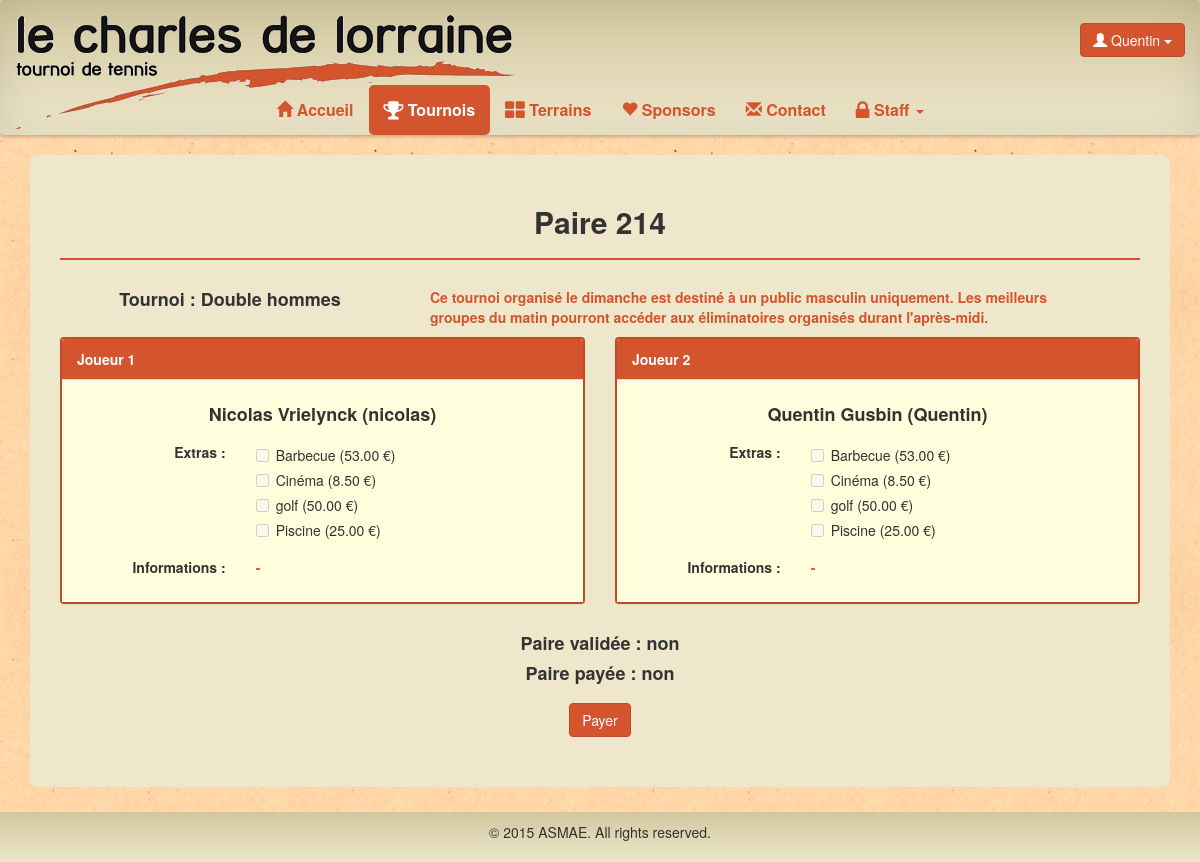
/tennis/tournoi/pair/214 (signed in), run on the app's committed database.
### tennis/models.py (models this page shows, shortened)
class Pair(models.Model):
	id = models.AutoField(primary_key=True, verbose_name="ID")
	tournoi = models.ForeignKey(Tournoi)
	user1 = models.ForeignKey(User, related_name='user1', verbose_name = "Utilisateur 1")
	user2 = models.ForeignKey(User, related_name='user2', verbose_name = "Utilisateur 2")
	extra1 = models.ManyToManyField(Extra, related_name='extra1')
	extra2 = models.ManyToManyField(Extra, related_name='extra2')
	comment1 = models.TextField(null=True, blank=True)
	comment2 = models.TextField(null=True, blank=True)
	confirm = models.BooleanField(default=False, verbose_name = "Confirmation")
	valid = models.BooleanField(default=False, verbose_name = "Validation")
	pay = models.BooleanField(default=False, verbose_name="Paiement")
	gagnant = models.BooleanField(default=False)
	finaliste = models.BooleanField(default=False)
	class Meta:
		verbose_name = 'Paire'
		permissions = (
			("Pair", "Manage Pair"),
        )

class Tournoi(models.Model):
	nom = models.CharField(max_length=50,primary_key=True)
	description = models.TextField(null=True)
	jour = models.CharField(max_length=50)
	status = models.ForeignKey(TournoiStatus,null=True,blank=True)
	arbre = models.ForeignKey(Arbre, null=True, blank=True)
	class Meta:
		verbose_name = 'Tournoi'
		permissions = (
			("TournoiDesFamilles", "Manage tournoi des familles"),
			("DoubleHommes", "Manage double hommes"),
			("DoubleFemmes", "Manage double femmes"),
			("DoubleMixte", "Manage double mixte"),
		)

class Participant(models.Model):
	user = models.OneToOneField(User,null=True)
	titre = models.CharField(max_length=5)
	nom = models.CharField(max_length=30)
	prenom = models.CharField(max_length=30, verbose_name="Prénom")
	rue = models.CharField(max_length=100)
	numero = models.CharField(max_length=10, verbose_name="Numéro")
	boite = models.CharField(max_length=10,null=True, blank=True)
	codepostal = models.CharField(max_length=10, verbose_name="Code postal")
	localite = models.CharField(max_length=30, verbose_name="Localité")
	telephone = models.CharField(max_length=30,null=True, blank=True, verbose_name="Téléphone")
	fax = models.CharField(max_length=30,null=True, blank=True)
	gsm = models.CharField(max_length=30,null=True)
	datenaissance = models.DateTimeField(null=True, verbose_name="Date de naissance")
	classement = models.CharField(max_length=10,null=True, blank=True)
	oldparticipant = models.BooleanField(default=False)
	isGroupLeader = models.BooleanField(default=False)
	isAccountActivated = models.BooleanField(default=True)
	class Meta:
		verbose_name = "Participant"
		permissions = (
			("User", "Manage User"),
			("Droit","Donner droit"),
		)

class Extra(models.Model):
	id = models.AutoField(primary_key=True)
	nom = models.CharField(max_length=30)
	prix = models.DecimalField(max_digits=11,decimal_places=2)
	commentaires = models.TextField(null=True)
	class Meta:
		verbose_name = "Extra"
		permissions = (
			("Extra", "Manage Extra"),
		)

### tennis/views.py (the view)
# urls.py: url(r'^tournoi/pair/(\d+)$','viewPair'),
def viewPair(request,id):
	pair = Pair.objects.filter(id=id)
	if len(pair) <1:
		return redirect(reverse(tournoi))
	pair = Pair.objects.filter(id=id)[0]
	if pair.user1 != request.user and pair.user2 != request.user:
		return redirect(reverse(tournoi))
	if request.user.is_authenticated():
		Ex = Extra.objects.all()
		extra1 = pair.extra1.all()
		extranot1 = list()
		for elem in Ex:
			contained = False
			for el in extra1:
				if elem.id == el.id:
					contained = True
			if contained == False:
				extranot1.append(Extra.objects.filter(id=elem.id)[0])
		extra2 = pair.extra2.all()
		extranot2 = list()
		for elem in Ex:
			contained = False
			for el in extra2:
				if elem.id == el.id:
					contained = True
			if contained == False:
				extranot2.append(Extra.objects.filter(id=elem.id)[0])
		return render(request,'tennis/viewPair.html',locals())
	return redirect(reverse(home))

### tennis/templates/tennis/viewPair.html (shortened to what this page needs)
{% extends "tennis/tournoi.html" %}
{% block body %}
<div class="container">
	<div class="content-box">
		<h2 class="center">Paire {{ pair.id }}</h2>
		<hr class="line">
		<div class="row">
			<div class="col-sm-4 col-sm-offset-0">
				<h4 class="center">Tournoi : {{ pair.tournoi.nom }}</h4>
			</div>
			<div class="col-sm-7">
				<p class="info">{{ pair.tournoi.description }}</p>
			</div>
		</div>
		<div class="row">
			<div class="col-lg-6">
				<div class="panel panel-default">
					<div class="panel-heading">Joueur 1</div>
					<div class="panel-body">
						<h4 class="center">{{ pair.user1.participant.prenom }} {{ pair.user1.participant.nom }} ({{ pair.user1.username }})</h4>
						<div class="form-group">
					      <label class="info control-label col-sm-4" for="username">Extras : </label>
					      <div class="col-sm-8">
						{% for extra in extranot1 %}
					      	<div class="checkbox">
						      <label><input type="checkbox" value="{{ extra.id }}" disabled>{{ extra.nom }} ({{ extra.prix }} €)</label>
						    </div>
						    {% endfor %}
					      </div>
					    </div>
						<div class="form-group">
					      <label class="info control-label col-sm-4" for="username">Informations : </label>
					      <div class="col-sm-8">
					      	<p class="info">{% if pair.comment1 %}{{ pair.comment1 }}{% else %} - {% endif %}</p>
					      </div>
					    </div>
					</div>
				</div>
			</div>
			<div class="col-lg-6">
				<div class="panel panel-default">
					<div class="panel-heading">Joueur 2</div>
					<div class="panel-body">
						<h4 class="center">{{ pair.user2.participant.prenom }} {{ pair.user2.participant.nom }} ({{ pair.user2.username }})</h4>
						<div class="form-group">
					      <label class="info control-label col-sm-4" for="username">Extras : </label>
					      <div class="col-sm-8">
						{% for extra in extranot2 %}
					      	<div class="checkbox">
						      <label><input type="checkbox" value="{{ extra.id }}" disabled>{{ extra.nom }} ({{ extra.prix }} €)</label>
						    </div>
						    {% endfor %}
					      </div>
					    </div>
						<div class="form-group">
					      <label class="info control-label col-sm-4" for="username">Informations : </label>
					      <div class="col-sm-8">
					      	<p class="info">{% if pair.comment2 %}{{ pair.comment2 }}{% else %} - {% endif %}</p>
					      </div>
					    </div>
					</div>
				</div>
			</div>
		</div>
		<h4 class="center">Paire validée : {% if pair.valid %}oui{% else %}non{% endif %}</h4>
		<h4 class="center">Paire payée : {% if pair.pay %}oui{% else %}non{% endif %}</h4>
		<button class="btn btn-default center-block" onClick="location.href='{% url "tennis.views.payPair" pair.id %}';" style="margin-top:20px;">Payer</button>
	</div>
</div>
{% endblock %}

### tennis/templates/tennis/base.html (shortened to what this page needs)
<!DOCTYPE html>
<html lang="fr">
<head>
    {% load static from staticfiles %}
  <link rel="stylesheet" type="text/css" href="{% static 'tennis/css/tennis.css' %}">
  <link rel="stylesheet" type="text/css" href="{% static 'tennis/css/gracket.css' %}">
  <link rel="stylesheet" href="http://maxcdn.bootstrapcdn.com/bootstrap/3.3.5/css/bootstrap.min.css">
  <link rel="stylesheet" href="https://maxcdn.bootstrapcdn.com/font-awesome/4.4.0/css/font-awesome.min.css">
</head>
<body>
      <nav class="effect6 navbar navbar-default" role="navigation">
        <div class="container-fluid">
          <div class="navbar-header" style="width:100%;">
            <a class="navbar-brand navbar-img" style="padding-bottom:70px;" href="{% url "tennis.views.home" %}"><img src="{% static 'tennis/img/logo.png' %}"></a>
            <div class="username btn-group pull-right navbar-btn">
              {% if user.is_authenticated %}
              <button class="btn btn-default dropdown-toggle" type="button" data-toggle="dropdown"><span class="glyphicon glyphicon-user" aria-hidden="true"></span> {{ user.username }}
                <span class="caret"></span></button>
              {% endif %}
            </div>
          </div>
          <div class="collapse navbar-collapse" id="bs-example-navbar-collapse-1">
            <ul class="nav navbar-nav">
              <li {% block nav-home %}{% endblock %}><a href="{% url "tennis.views.home" %}"><span class="glyphicon glyphicon-home" aria-hidden="true"></span> Accueil</a></li>
              {% if user.is_authenticated %}
              <li {% block nav-tournoi %}{% endblock %}><a href="{% url "tennis.views.tournoi" %}"><i class="fa fa-trophy fa-lg"></i> Tournois</a></li>
              <li {% block nav-terrain %}{% endblock %}><a href="{% url "tennis.views.terrain" %}"><i class="fa fa-th-large fa-lg"></i> Terrains</a></li>
              {% endif %}
              <li {% block nav-sponsors %}{% endblock %}><a href="{% url "tennis.views.sponsors" %}"><span class="glyphicon glyphicon-heart" aria-hidden="true"></span> Sponsors</a></li>
              <li {% block nav-contact %}{% endblock %}><a href="{% url "tennis.views.contact" %}"><span class="glyphicon glyphicon-envelope" aria-hidden="true"></span> Contact</a></li>
              {% if perms.auth.Pair or perms.tennis.Extra or perms.auth.User or perms.tennis.Court or perms.tennis.DoubleHommes or perms.tennis.DoubleFemmes or perms.tennis.DoubleMixte or perms.tennis.TournoiDesFamilles or  perms.auth.Droit %}
              <li {% block nav-staff %}class="dropdown"{% endblock %}><a class="dropdown-toggle" data-toggle="dropdown" href="#"><i class="fa fa-lock fa-lg"></i> Staff <span class="caret"></span></a>
              </li>
              {% endif %}
              </ul>
          </div>
        </div>
      </nav>
    <div class="demo">
      {% block body %}
     {% endblock %}
    </div>
    <div class="footer no-print" id="foot01"></div>
</body>
</html>

### tennis/static/tennis/css/tennis.css (style rules this page uses)
html { height: 100%; box-sizing: border-box; }
*, *:before, *:after { box-sizing: inherit; }
body { position: relative; margin: 0; padding-bottom: 6rem; min-height: 100%; font-family: "Helvetica Neue", Arial, sans-serif; }
body, html { background-image: url("../img/bg.jpg"); }
h1, h2, h3, h4, h5, h6 { font-weight: bold !important; }
nav { font-size: 16px; background-color: rgba(238, 231, 203, 1); background: -webkit-linear-gradient(top, rgba(209, 199, 159, 1) 0%, rgba(238, 231, 203, 1) 100%); background: linear-gradient(to bottom, rgba(209, 199, 159, 1) 0%, rgba(238, 231, 203, 1) 100%); border-bottom-width: 0px!important; border-width: 0px!important; }
.effect6 { position:relative; -webkit-box-shadow:0 1px 4px rgba(0, 0, 0, 0.3), 0 0 40px rgba(0, 0, 0, 0.1) inset; -moz-box-shadow:0 1px 4px rgba(0, 0, 0, 0.3), 0 0 40px rgba(0, 0, 0, 0.1) inset; box-shadow:0 1px 4px rgba(0, 0, 0, 0.3), 0 0 40px rgba(0, 0, 0, 0.1) inset; }
.effect6:before, .effect6:after { content:""; position:absolute; z-index:-1; -webkit-box-shadow:0 0 20px rgba(0,0,0,0.8); -moz-box-shadow:0 0 20px rgba(0,0,0,0.8); box-shadow:0 0 20px rgba(0,0,0,0.8); top:50%; bottom:0; left:10px; right:10px; -moz-border-radius:100px / 10px; border-radius:100px / 10px; }
.effect6:after { right:10px; left:auto; -webkit-transform:skew(8deg) rotate(3deg); -moz-transform:skew(8deg) rotate(3deg); -ms-transform:skew(8deg) rotate(3deg); -o-transform:skew(8deg) rotate(3deg); transform:skew(8deg) rotate(3deg); }
.navbar-default .navbar-brand { color: black !important; }
.navbar-default .navbar-nav > li > a { color: #D4542D !important; font-weight: bold; }
.navbar-default .navbar-nav > .active > a, .navbar-default .navbar-nav > .active > a:hover, .navbar-default .navbar-nav > .active > a:focus { color: white !important; background-color: #D4542D !important; border-radius: 5px; }
.username, .navbar-img { display: none !important; }
@media (min-width:768px) { .username, .navbar-img { display: inherit!important; float:right; padding-top:15px; text-align: right; } }
@media (min-width:768px) { .navbar-img { display: inherit; } }
@media (min-width:768px) { .navbar .navbar-nav { display: inline-block; float: none; vertical-align: top; } }
@media (min-width:768px) { .navbar .navbar-collapse { text-align: center; } }
.content-box { background-color: rgba(238, 231, 203, 1); border-radius: 8px; padding-top: 30px; padding-bottom: 50px; padding-right: 30px; padding-left: 30px; margin-bottom: 15px; }
.center { text-align:center; }
.btn-default { background-color: #D4542D !important; border-color: #BF4C28 !important; color:white !important; }
hr.line { border-color: #D4542D; border-width: 2px; }
.panel-body { background-color: #FFFFDD; }
.panel-heading { background-color: #D4542D !important; color: white !important; font-weight: bold; }
.panel-default { border: solid 2px #BF4C28 !important; }
p.info { padding-top: 7px; font-weight: bold; color: #D4542D; }
label.info { padding-top: 7px; text-align: right; }
.footer { position: absolute; right: 0; bottom: 0; left: 0; padding: 1rem; background-color: rgba(238, 231, 203, 1); background: -webkit-linear-gradient(top, rgba(209, 199, 159, 1) 0%, rgba(238, 231, 203, 1) 100%); background: linear-gradient(to bottom, rgba(209, 199, 159, 1) 0%, rgba(238, 231, 203, 1) 100%); text-align: center; }

### data on the page
Pair: id "214", tournoi.nom "Double hommes", tournoi.description "Ce tournoi organisé le dimanche est destiné à un public masculin uniquement. Les meilleurs groupes du matin pourront accéder aux éliminatoires organisés durant l'après-midi.", user1.participant.prenom "Nicolas", user1.participant.nom "Vrielynck", user1.username "nicolas", user2.participant.prenom "Quentin", user2.participant.nom "Gusbin", user2.username "Quentin"
Extra: nom "Barbecue", prix "53.00"
Extra: nom "Cinéma", prix "8.50"
Extra: nom "golf", prix "50.00"
Extra: nom "Piscine", prix "25.00"

### other printed values
{{ user.username }} "Quentin"
